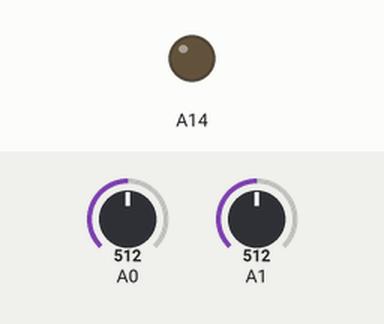
Simulated run of this sketch. Board: Arduino Mega 2560, built with avr-gcc and run on an emulated ATmega2560. Shown: output pins drawn as LEDs (lit = HIGH). The test bench sets the inputs (shaded band); at power-on: A1 = 512, A0 = 512.

Above: at 1.2 s.
1.3 s: A1 set to 34
2.8 s: A1 set to 28
At 3.75 s:
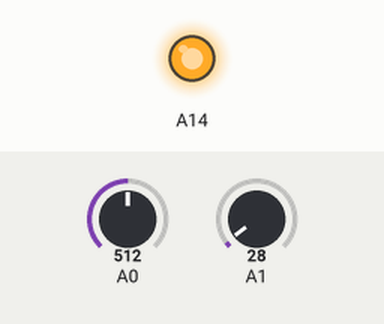
5.8 s: A1 set to 122
At 6.7 s:
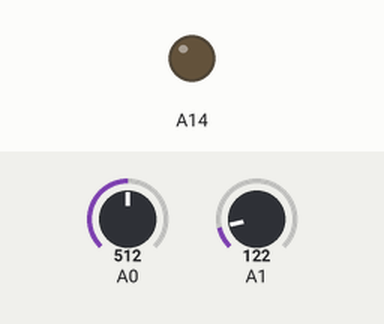
7.3 s: A1 set to 0
Timing chart, 0 to 11.3 s (numbered marks = the images above; inputs shaded):
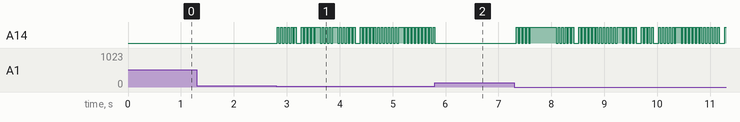

The sketch:

__CV_ModuloFM2.ino
```cpp
int mod;
int freq;

void setup(){}

void loop(){

  freq = analogRead(A1)/32;
  mod = analogRead(A0)/32;

  delayMicroseconds(mod);
  analogWrite(A14, (micros() % freq));
}
```

Measured:
- the behaviour switches between 32 and 31 on A1 (found by bisection; images 0 and 1)
- after the input at 1.3 s, every drawn part: stays the same
- after the input at 5.8 s, A14: goes on until 5.8 s, then stays LOW
